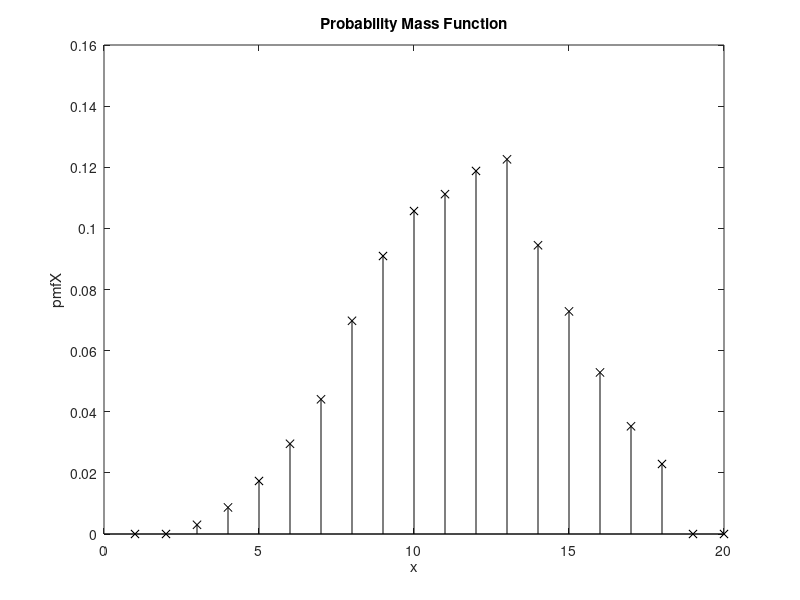

MATLAB code for this plot: (Note: this script raises an error after producing the figure.)
function Playing_FakeDices
%%Group Assignment 03: Playing fake dices

%Q1: Number of possible outcomes to get X as sum of tree dice-rolls
Sum=zeros(1,20); %Counters of possible outcomes with sum X
for x1=1:6
    for x2=1:6
        for x3=1:6
           Sum(x1+x2+x3)=Sum(x1+x2+x3)+1;
        end
    end
end
Outcomes=Sum

N=100000; %Number of plays (simulations)
n=zeros(1,20); %Counters
n1_6=0;
n23_6=0;

%Roll dices 
for i=1:N
    X1=randi(7); %Dice 1
    if X1>=6
        X1=6;
    end
    X2=randi(7); %Dice 2
    if X2>=6
        X2=6;
    end
    X3=randi(7); %Dice 3
    if X3>=6
        X3=6;
    end
    X=X1+X2+X3; %Sum of dices
    n(X)=n(X)+1; %Count number of plays with sum=X
    if X1==6
        n1_6=n1_6+1; %Count number of plays with first roll=6
        if X2+X3>=6
            n23_6=n23_6+1; %Count number of plays with 1st roll=6 and sum>=12
        end
    end 
end

%Q2: pmf
for X=1:20
    pmf(X)=n(X)/N; %pmf(X)
end
stem(pmf,'kx') %Stem plot
title('Probability Mass Function')
xlabel('x')
ylabel('pmfX')

%Q3: cdf
for x=1:200
    FX(x)=cdfX(x/10,pmf,1,20);
end
figure(2)
plot(FX) %Stem plot
title('Cumulative Distribution Function')
xlabel('x')
ylabel('cdfX')

%Q4: Pr(X=8)
Pr_8=n(8)/N %Relative frewuency probability
pmf_8=pmf(8) %pmf probability

%Q5: Pr(X>=12)
Pr_min12=(n(12)+n(13)+n(14)+n(15)+n(16)+n(17)+n(18))/N

%Q6: Pr(9<=X<=16)
Pr_min9_max15=(n(9)+n(10)+n(11)+n(12)+n(13)+n(14)+n(15))/N

%Q7: Pr(X<4 or X>16)
Pr_max3_min16=(n(3)+n(17)+n(18))/N

%Q8+9: Mean, variance and standard deviation
EX=0;
EX2=0;
for X=3:18
    EX=EX+X*n(X)/N;
    EX2=EX2+X^2*n(X)/N;
end
EX %Mean
VarX=EX2-EX^2 %Variance
SDX=sqrt(VarX) % Standard deviation

%Q10: Pr(|X-EX|<=(1,2,3)*SDX)
nSD=zeros(1,3); %Counters
for X=3:18
    if abs(X-EX)<=SDX
        nSD(1)=nSD(1)+n(X); %Number of rolls within 1SD
    end
    if abs(X-EX)<=2*SDX
        nSD(2)=nSD(2)+n(X); %Number of rolls within 2SD
    end
    if abs(X-EX)<=3*SDX
        nSD(3)=nSD(3)+n(X); %Number of rolls within 3SD
    end
end
Pr_1SD=nSD(1)/N %Probability of sum within 1SD
Pr_2SD=nSD(2)/N %Probability of sum within 2SD
Pr_3SD=nSD(3)/N %Probability of sum within 3SD

%Q11: Pr(X>=12 given X1=6)
Pr_6_12=n23_6/n1_6 %1st roll=6 and sum>=12

